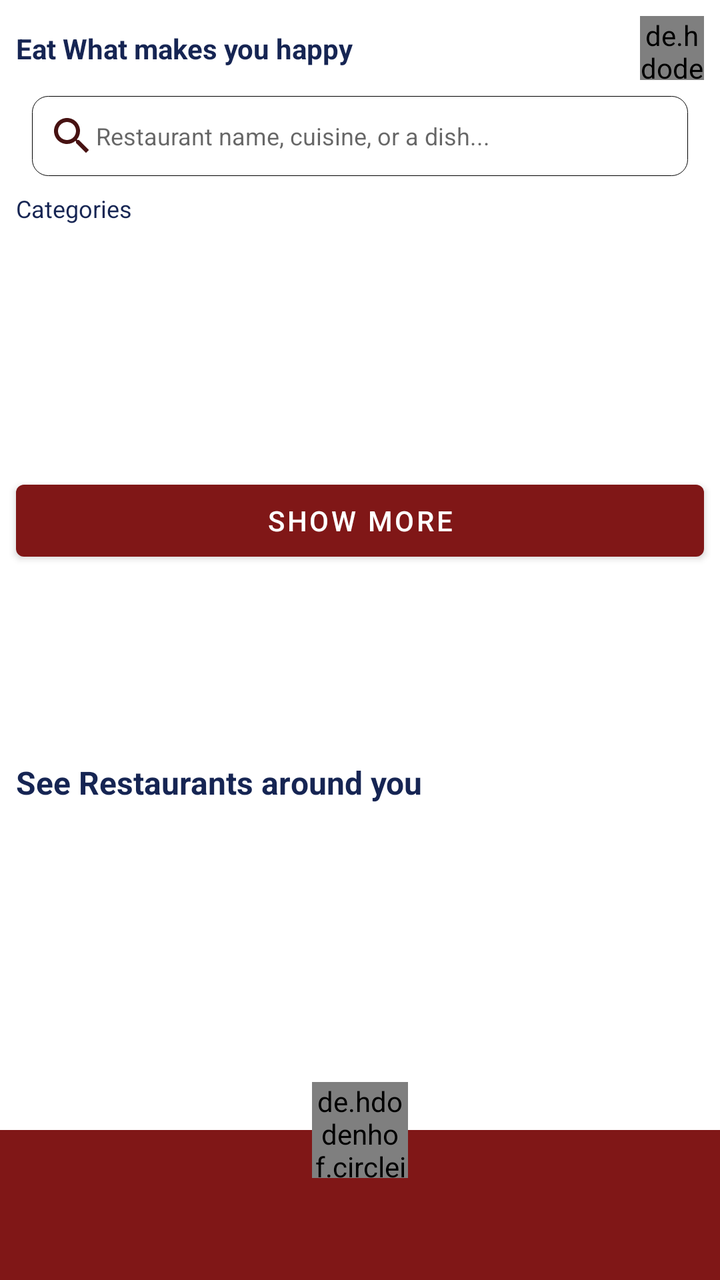
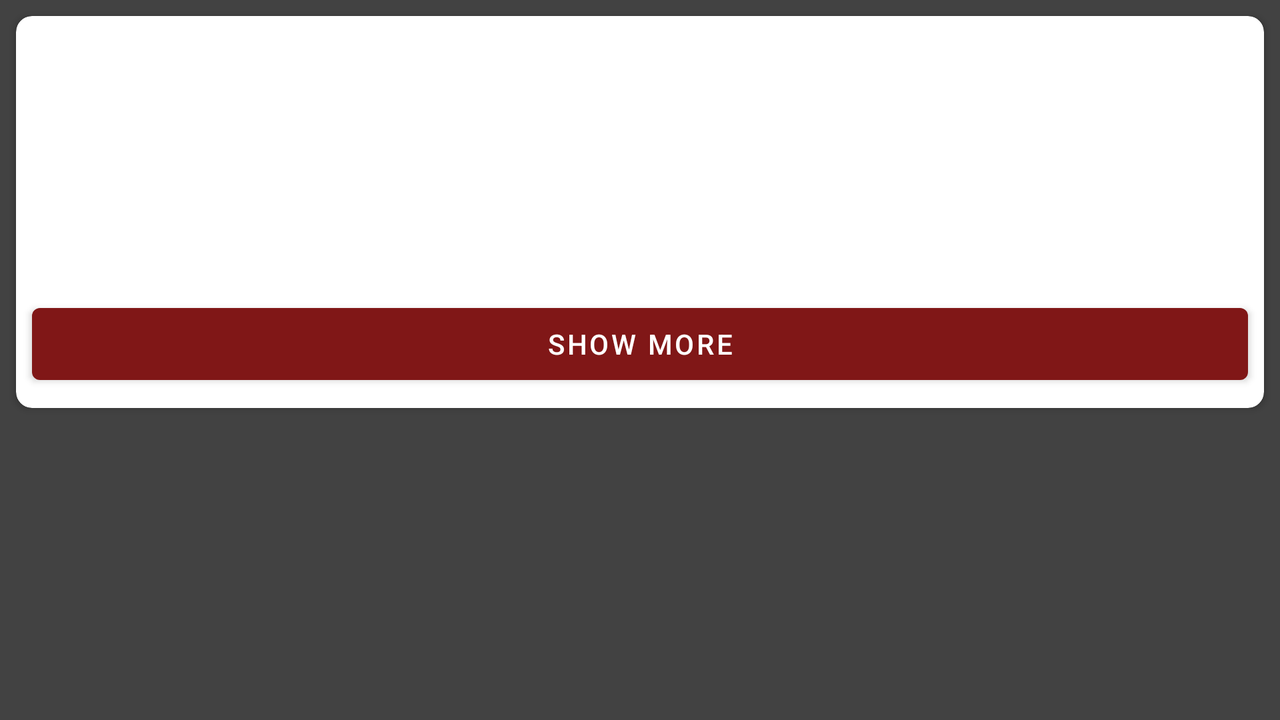

One screen, two layout resources from the same app: the default and the repository's alternative for another configuration. Each is rendered where Android would select it; the XML of both is given below.
<!-- AndroidManifest.xml: application theme Theme.ExpandingCardView -->
<!-- res/layout/activity_main.xml -->
<?xml version="1.0" encoding="utf-8"?>
<androidx.constraintlayout.widget.ConstraintLayout xmlns:android="http://schemas.android.com/apk/res/android"
    xmlns:app="http://schemas.android.com/apk/res-auto"
    xmlns:tools="http://schemas.android.com/tools"
    android:layout_width="match_parent"
    android:layout_height="match_parent"
    android:background="@color/white"
    >
    <TextView
        android:id="@+id/textView"
        android:layout_width="wrap_content"
        android:layout_height="wrap_content"
        android:layout_marginStart="8dp"
        android:layout_marginTop="8dp"
        android:layout_marginBottom="8dp"
        android:text="@string/eat_what_makes_you_happy"
        android:textColor="@color/dark_blue"
        android:textSize="14sp"
        android:textStyle="bold"
        app:layout_constraintStart_toStartOf="parent"
        app:layout_constraintTop_toTopOf="parent"
        app:layout_constraintBottom_toTopOf="@id/editTextTextPersonName"/>

    <de.hdodenhof.circleimageview.CircleImageView
        android:layout_width="32dp"
        android:layout_height="32dp"
        android:layout_marginTop="8dp"
        android:layout_marginEnd="8dp"
        android:layout_marginBottom="8dp"
        app:layout_constraintBottom_toTopOf="@+id/editTextTextPersonName"
        app:layout_constraintEnd_toEndOf="parent"
        app:layout_constraintHorizontal_bias="1.0"
        app:layout_constraintStart_toEndOf="@id/textView"
        app:layout_constraintTop_toTopOf="parent"
        android:src="@drawable/junk_food"
        />

    <EditText
        android:id="@+id/editTextTextPersonName"
        android:layout_width="0dp"
        android:layout_height="wrap_content"
        android:background="@drawable/round_rect"
        android:padding="8dp"
        android:layout_marginStart="16dp"
        android:layout_marginEnd="16dp"
        android:ems="10"
        android:inputType="textPersonName"
        android:text=""
        android:hint="@string/restaurant_name_cuisine_or_a_dish"
        android:textSize="12sp"
        android:drawableStart="@drawable/ic_baseline_search_24"
        app:layout_constraintBottom_toTopOf="@+id/categories"
        app:layout_constraintEnd_toEndOf="parent"
        app:layout_constraintStart_toStartOf="parent"
        app:layout_constraintTop_toBottomOf="@id/textView" />

    <TextView
        android:id="@+id/categories"
        android:layout_width="wrap_content"
        android:layout_height="wrap_content"
        android:layout_marginStart="8dp"
        android:layout_marginTop="8dp"
        android:layout_marginBottom="8dp"
        android:text="@string/categories"
        android:textColor="@color/dark_blue"
        android:textSize="12sp"
        app:layout_constraintBottom_toTopOf="@id/linearLayout2"
        app:layout_constraintStart_toStartOf="parent"
        app:layout_constraintTop_toBottomOf="@id/editTextTextPersonName" />
    <androidx.constraintlayout.widget.ConstraintLayout
        android:id="@+id/linearLayout2"
        android:layout_width="match_parent"
        android:layout_height="0dp"
        android:background="@android:color/white"
        tools:context=".MainActivity"
        app:layout_constraintTop_toBottomOf="@id/categories"
        app:layout_constraintStart_toStartOf="parent"
        app:layout_constraintEnd_toEndOf="parent"
        app:layout_constraintBottom_toTopOf="@id/constraint2">


        <androidx.core.widget.NestedScrollView
            android:id="@+id/nestedScrollView2"
            android:layout_width="0dp"
            android:layout_height="wrap_content"
            app:layout_constraintBottom_toBottomOf="parent"
            app:layout_constraintEnd_toEndOf="parent"
            app:layout_constraintStart_toStartOf="parent"
            app:layout_constraintTop_toTopOf="parent"
            app:layout_constraintVertical_bias="0.0">

            <LinearLayout
                android:layout_width="match_parent"
                android:layout_height="wrap_content"
                android:animateLayoutChanges="true"
                android:orientation="vertical">

                <androidx.recyclerview.widget.RecyclerView
                    android:id="@+id/recycler"
                    android:layout_width="match_parent"
                    android:layout_height="116dp"
                    android:layout_marginEnd="8dp"
                    android:layout_marginStart="8dp"
                    android:nestedScrollingEnabled="false"
                    app:layoutManager="androidx.recyclerview.widget.GridLayoutManager"
                    app:spanCount="4" />

                <Button
                    android:id="@+id/button_expand"
                    android:layout_width="match_parent"
                    android:layout_height="wrap_content"
                    android:layout_marginStart="8dp"
                    android:layout_marginEnd="8dp"
                    android:drawableEnd="@drawable/show_more"
                    android:paddingStart="100dp"
                    android:paddingEnd="100dp"
                    android:text="@string/show_more"
                    android:textColor="@color/white" />
            </LinearLayout>
        </androidx.core.widget.NestedScrollView>
    </androidx.constraintlayout.widget.ConstraintLayout>

    <androidx.constraintlayout.widget.ConstraintLayout
        android:id="@+id/constraint2"
        android:layout_width="match_parent"
        android:layout_height="0dp"
        app:layout_constraintBottom_toBottomOf="parent"
        app:layout_constraintEnd_toEndOf="parent"
        app:layout_constraintStart_toStartOf="parent"
        app:layout_constraintTop_toBottomOf="@id/linearLayout2">

        <TextView
            android:id="@+id/restaurant"
            android:layout_width="wrap_content"
            android:layout_height="wrap_content"
            android:layout_marginStart="8dp"
            android:text="@string/see_restaurants_around_you"
            android:textColor="@color/dark_blue"
            android:textSize="16sp"
            android:textStyle="bold"
            app:layout_constraintEnd_toEndOf="parent"
            app:layout_constraintHorizontal_bias="0.0"
            app:layout_constraintStart_toStartOf="parent"
            app:layout_constraintTop_toTopOf="parent" />

        <LinearLayout
            android:layout_width="match_parent"
            android:layout_height="wrap_content"
            app:layout_constraintBottom_toBottomOf="parent"
            app:layout_constraintStart_toStartOf="parent"
            app:layout_constraintTop_toBottomOf="@id/restaurant" >
        </LinearLayout>


        <LinearLayout
            android:id="@+id/bottom_bar"
            android:layout_width="match_parent"
            android:layout_height="75dp"
            android:background="@color/dark_red"
            android:orientation="vertical"
            app:layout_constraintBottom_toBottomOf="parent"
            >

        </LinearLayout>
        <de.hdodenhof.circleimageview.CircleImageView
            android:layout_width="48dp"
            android:layout_height="48dp"
            android:src="@drawable/location"
            app:layout_constraintStart_toStartOf="parent"
            app:layout_constraintEnd_toEndOf="parent"
            app:layout_constraintBottom_toTopOf="@id/bottom_bar"
            android:translationY="24dp"
            />
    </androidx.constraintlayout.widget.ConstraintLayout>


</androidx.constraintlayout.widget.ConstraintLayout>
<!-- resources referenced by this layout -->
<resources>
  <color name="dark_blue">#162553</color>
  <color name="dark_red">#801717</color>
  <color name="white">#FFFFFFFF</color>
  <!-- drawable ic_baseline_search_24 (drawable) -->
  <vector android:height="24dp" android:tint="#471212"
      android:viewportHeight="24" android:viewportWidth="24"
      android:width="24dp" xmlns:android="http://schemas.android.com/apk/res/android">
      <path android:fillColor="@android:color/white" android:pathData="M15.5,14h-0.79l-0.28,-0.27C15.41,12.59 16,11.11 16,9.5 16,5.91 13.09,3 9.5,3S3,5.91 3,9.5 5.91,16 9.5,16c1.61,0 3.09,-0.59 4.23,-1.57l0.27,0.28v0.79l5,4.99L20.49,19l-4.99,-5zM9.5,14C7.01,14 5,11.99 5,9.5S7.01,5 9.5,5 14,7.01 14,9.5 11.99,14 9.5,14z"/>
  </vector>
  <!-- drawable location (drawable) -->
  <?xml version="1.0" encoding="utf-8"?>
  <layer-list xmlns:android="http://schemas.android.com/apk/res/android">
      <item android:drawable="@drawable/rectangle"/>
      <item android:drawable="@drawable/ic_baseline_location_on_24" android:width="48dp" android:height="48dp" android:gravity="center"/>
  </layer-list>
  <!-- drawable round_rect (drawable) -->
  <?xml version="1.0" encoding="utf-8"?>
  <shape xmlns:android="http://schemas.android.com/apk/res/android" android:shape="rectangle">
      <corners android:radius="8dp"/>
      <solid android:color="@color/white"/>
      <stroke android:color="@color/black" android:width="1px"/>
  </shape>
  <string name="categories">Categories</string>
  <string name="eat_what_makes_you_happy">Eat What makes you happy</string>
  <string name="restaurant_name_cuisine_or_a_dish">Restaurant name, cuisine, or a dish...</string>
  <string name="see_restaurants_around_you">See Restaurants around you</string>
  <string name="show_more">Show More</string>
  <style name="Theme.ExpandingCardView" parent="Theme.MaterialComponents.DayNight.NoActionBar">
          
          <item name="colorPrimary">@color/purple_500</item>
          <item name="colorPrimaryVariant">@color/purple_700</item>
          <item name="colorOnPrimary">@color/white</item>
          
          <item name="colorSecondary">@color/teal_200</item>
          <item name="colorSecondaryVariant">@color/teal_700</item>
          <item name="colorOnSecondary">@color/black</item>
          
          <item name="android:statusBarColor" tools:targetApi="l">?attr/colorPrimaryVariant</item>
          
      </style>
  <!-- drawable rectangle (drawable) -->
  <?xml version="1.0" encoding="utf-8"?>
  <vector xmlns:android="http://schemas.android.com/apk/res/android" android:height="100dp" android:width="100dp" android:viewportHeight="100" android:viewportWidth="100">
  
      <path android:name="dark_triangle" android:fillColor="#F57C00" android:pathData="M 100,0 L 0,100 100,100 z" />
  
      <path android:name="light_triangle" android:fillColor="#F57C00" android:pathData="M 0,0 L 100,0 0,100 z" />
  
  </vector>
  <!-- drawable ic_baseline_location_on_24 (drawable) -->
  <vector android:height="24dp" android:tint="#FFFFFF"
      android:viewportHeight="24" android:viewportWidth="24"
      android:width="24dp" xmlns:android="http://schemas.android.com/apk/res/android"
      >
      <path android:fillColor="@android:color/white" android:pathData="M12,2C8.13,2 5,5.13 5,9c0,5.25 7,13 7,13s7,-7.75 7,-13c0,-3.87 -3.13,-7 -7,-7zM12,11.5c-1.38,0 -2.5,-1.12 -2.5,-2.5s1.12,-2.5 2.5,-2.5 2.5,1.12 2.5,2.5 -1.12,2.5 -2.5,2.5z"/>
  </vector>
  <color name="black">#FF000000</color>
  <color name="purple_500">#801717</color>
  <color name="purple_700">#5A1010</color>
  <color name="teal_200">#FF03DAC5</color>
  <color name="teal_700">#FF018786</color>
</resources>
<!-- res/layout-land/activity_main.xml (the repository's variant of the layout above) -->
<!-- drawn on the phone turned sideways -->
<?xml version="1.0" encoding="utf-8"?>
<LinearLayout xmlns:android="http://schemas.android.com/apk/res/android"
    xmlns:app="http://schemas.android.com/apk/res-auto"
    xmlns:tools="http://schemas.android.com/tools"
    android:layout_width="match_parent"
    android:layout_height="match_parent"
    tools:context=".MainActivity"
    android:background="@color/cardview_dark_background">
    <androidx.core.widget.NestedScrollView
        android:layout_width="match_parent"
        android:layout_height="wrap_content">
        <androidx.cardview.widget.CardView
            android:layout_width="match_parent"
            android:layout_height="wrap_content"
            android:layout_margin="8dp"
            app:cardCornerRadius="8dp"
            android:backgroundTint="@color/cardview_light_background">
            <LinearLayout
                android:layout_width="match_parent"
                android:layout_height="wrap_content"
                android:orientation="vertical"
                android:animateLayoutChanges="true">
            <androidx.recyclerview.widget.RecyclerView
                android:id="@+id/recycler"
                app:layoutManager="androidx.recyclerview.widget.GridLayoutManager"
                app:spanCount="4"
                android:layout_width="match_parent"
                android:layout_height="116dp"
                android:layout_margin="8dp"
                />
            <Button
                android:id="@+id/button_expand"
                android:layout_width="match_parent"
                android:layout_height="wrap_content"
                android:text="@string/show_more"
                android:layout_margin="8dp"
                android:drawableEnd="@drawable/show_more"
                android:textColor="@color/white"
                android:paddingEnd="100dp"
                android:paddingStart="100dp"
                android:drawablePadding="2dp"/>

            </LinearLayout>
        </androidx.cardview.widget.CardView>
    </androidx.core.widget.NestedScrollView>
</LinearLayout>
<!-- resources referenced by the variant -->
<!-- as the phone turned sideways resolves them -->
<resources>
  <color name="white">#FFFFFFFF</color>
  <string name="show_more">Show More</string>
  <style name="Theme.ExpandingCardView" parent="Theme.MaterialComponents.DayNight.NoActionBar">
          
          <item name="colorPrimary">@color/purple_500</item>
          <item name="colorPrimaryVariant">@color/purple_700</item>
          <item name="colorOnPrimary">@color/white</item>
          
          <item name="colorSecondary">@color/teal_200</item>
          <item name="colorSecondaryVariant">@color/teal_700</item>
          <item name="colorOnSecondary">@color/black</item>
          
          <item name="android:statusBarColor" tools:targetApi="l">?attr/colorPrimaryVariant</item>
          
      </style>
  <color name="purple_500">#801717</color>
  <color name="purple_700">#5A1010</color>
  <color name="teal_200">#FF03DAC5</color>
  <color name="teal_700">#FF018786</color>
  <color name="black">#FF000000</color>
</resources>
